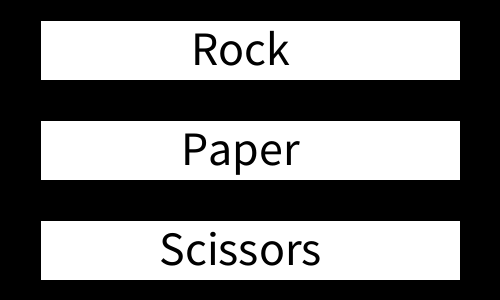
Frame 1 (no input)
Frame 60 (the mouse pressed at the canvas centre just before this capture): identical to frame 1, image omitted
Frame 120 (the mouse held since frame 60 and released just before this capture): identical to frame 1, image omitted

The Processing sketch that drew this single still picture (run headless with seeded random() and noise(); from frame 60 on, the mouse is pressed at the canvas centre):

// Processing sketch: rock_paper_scissors
// ── rock_paper_scissors.pde
boolean[][] rpsChoice = new boolean[3][2];  // Rock-0 Paper-1 Scissors-2 | Comp-0 Player-1
int randomNum;

void mousePressed() {
  if (mouseX > 40 && mouseX < 460) {
    if (mouseY > 20 && mouseY < 80) {
      rpsChoice[0][1] = true;
      print("Rock");
    } else if (mouseY > 120 && mouseY < 180) {
      rpsChoice[1][1] = true;
      print("Paper");
    } else if (mouseY > 220 && mouseY < 280) {
      rpsChoice[2][1] = true;
      print("Scissors");
    }
  }
  randomNum = int(random(0, 3));
  print(randomNum);
  rpsChoice[randomNum][0] = true;
  for (int i = 0; i > rpsChoice.length; i++) {
    for (int j = 0; j > rpsChoice[i].length; j++) {
      if (rpsChoice[i][j]) {
        print(i + " " + j);
      }
    }
  }
}

void setup() {
  size(500, 300);
  background(0);
  fill(255);
  rect(40, 20, 420, 60);
  rect(40, 120, 420, 60);
  rect(40, 220, 420, 60);
  fill(0);
  textAlign(CENTER);
  textSize(48);
  text("Rock", 240, 65);
  text("Paper", 240, 165);
  text("Scissors", 240, 265);
}

void draw() {
}
